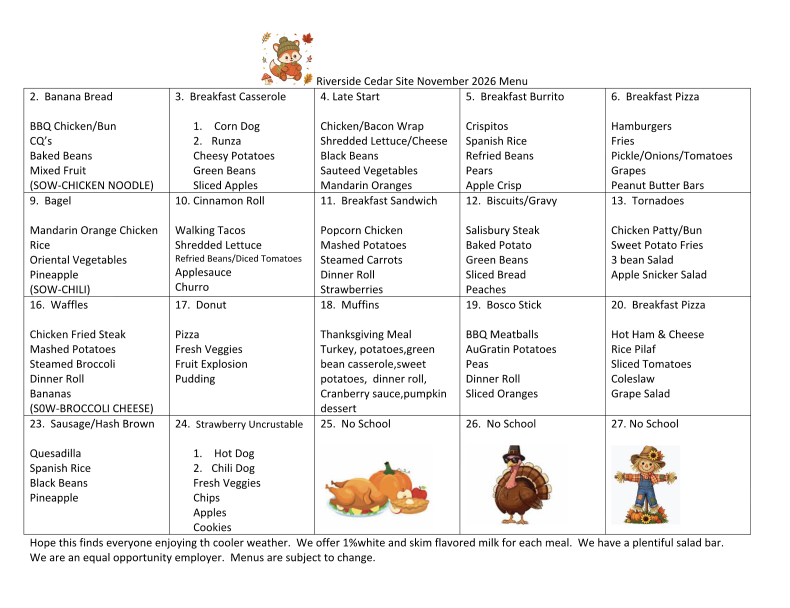
#> input picture menus/CR-Site-November-Menu.png, 2368 x 1822 px (shown at 1/3 size)
$ python -i lunch.py   (imports and definitions only)
#> lines starting #> are read from the running program, lines starting #| are printed output that depends on the picture; after the words box and inside, x2 and y2 are one past the last pixel; in counts of white or black regions, pixels touching at a corner belong together
#> further down, picture is the input picture: PIL image 2368x1822 RGBA; mean R, G, B, A 241.1, 240.1, 239.2, 255
"""Crop today's box out of the scanned Riverside monthly lunch menu PDF.

The menus are scanned images (no text layer), so instead of reading them we
find the calendar grid lines and cut out the box for the requested date.
"""
import calendar
import datetime as dt
import re
import shutil
import subprocess
from pathlib import Path

import numpy as np
from PIL import Image

MONTHS = {m.lower(): i for i, m in enumerate(calendar.month_name) if m}
DARK = 170          # pixel value below this counts as "ink"
RENDER_DPI = 150
MENU_EXT = {".pdf", ".png", ".jpg", ".jpeg"}


# [20 lines left out: functions _groups, _max_run, not called in this run]


def deskew(img):
    """Straighten a slightly crooked scan: try small rotations and keep the one
    where the table's horizontal lines line up best (sharpest row profile)."""
    gray = img.convert("L")
    best, best_angle = -1, 0.0
    for step in range(-60, 61):            # -1.5 .. +1.5 degrees
        a = step / 40
        ink = np.array(gray.rotate(a, resample=Image.NEAREST, fillcolor=255)) < 200
        prof = np.sort(ink.mean(axis=1))[-6:]   # the few strongest rows = grid lines
        score = float(prof.sum())
        if score > best:
            best, best_angle = score, a
#> this loop made 121 passes
#> (prof, score, best, best_angle) on passes 1, 11, 12, 13, 14, 15, 16, 17, 18, 19, 20: ([0.267, 0.267, 0.268, 0.271, 0.272, 0.274], 1.62, 1.62, -1.5), ([0.267, 0.267, 0.27, 0.271, 0.272, 0.274], 1.62, 1.62, -1.25), ([0.269, 0.269, 0.269, 0.271, 0.273, 0.276], 1.63, 1.63, -1.23), ([0.267, 0.269, 0.27, 0.271, 0.273, 0.277], 1.63, 1.63, -1.2), ([0.267, 0.27, 0.27, 0.274, 0.274, 0.278], 1.63, 1.63, -1.18), ([0.27, 0.27, 0.274, 0.274, 0.277, 0.28], 1.65, 1.65, -1.15), ([0.273, 0.274, 0.275, 0.275, 0.277, 0.281], 1.66, 1.66, -1.12), ([0.273, 0.275, 0.276, 0.281, 0.284, 0.286], 1.68, 1.68, -1.1), ([0.274, 0.276, 0.278, 0.286, 0.286, 0.288], 1.69, 1.69, -1.07), ([0.276, 0.279, 0.28, 0.285, 0.288, 0.291], 1.7, 1.7, -1.05), ([0.279, 0.28, 0.281, 0.287, 0.291, 0.295], 1.71, 1.71, -1.02)
#> (prof, score) on passes 2 to 7: ([0.265, 0.266, 0.269, 0.27, 0.27, 0.273], 1.61), ([0.266, 0.268, 0.268, 0.269, 0.27, 0.27], 1.61), ([0.264, 0.269, 0.269, 0.269, 0.27, 0.27], 1.61), ([0.264, 0.264, 0.268, 0.268, 0.269, 0.27], 1.6), ([0.262, 0.263, 0.263, 0.269, 0.27, 0.271], 1.6), ([0.262, 0.264, 0.264, 0.27, 0.271, 0.274], 1.6)
#> pass 1, in deskew, `ink = np.array(gray.rotate(a, resample=Image.NEAREST, fillcolor=255)) ..`:
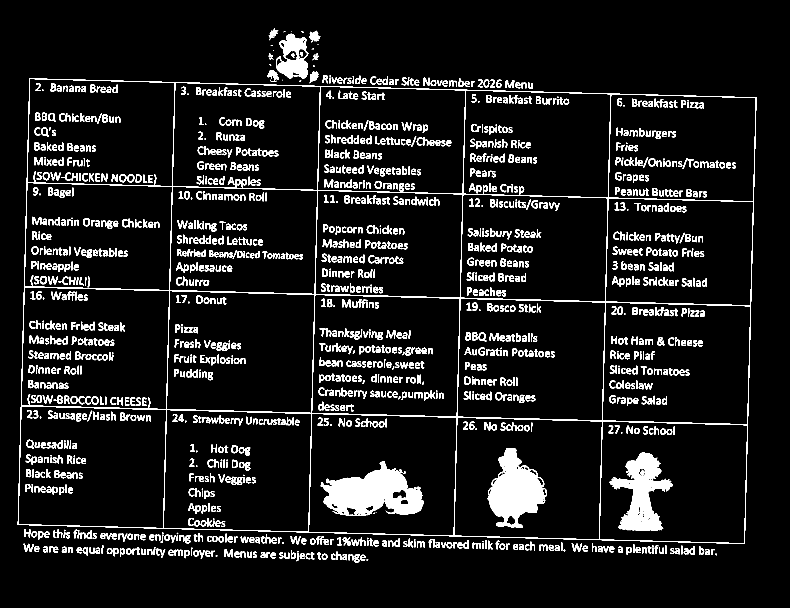
#> ink: shape (1822, 2368) bool (shown at 1/3 size); 8% white; 1636 white regions (131 under 20 px), largest, box (x1, y1, x2, y2) and area: (53, 235, 2270, 1632) 42119, (962, 1383, 1272, 1548) 28263, (1463, 1345, 1641, 1584) 23343
#> pass 2, in deskew, `ink = np.array(gray.rotate(a, resample=Image.NEAREST, fillcolor=255)) ..`:
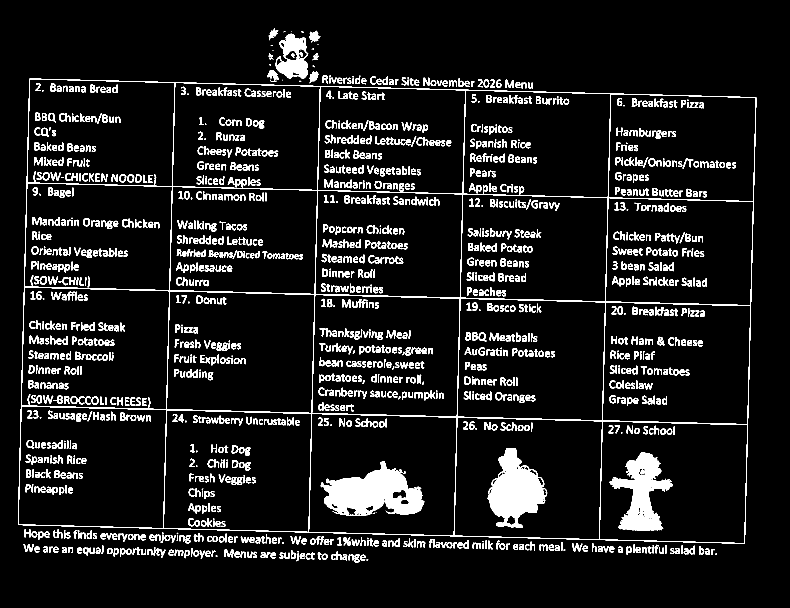
#> ink: shape (1822, 2368) bool (shown at 1/3 size); 8% white; 1634 white regions (130 under 20 px), largest, box (x1, y1, x2, y2) and area: (54, 236, 2269, 1631) 42125, (962, 1383, 1273, 1548) 28263, (1463, 1345, 1642, 1584) 23346
#> pass 3, in deskew, `ink = np.array(gray.rotate(a, resample=Image.NEAREST, fillcolor=255)) ..`:
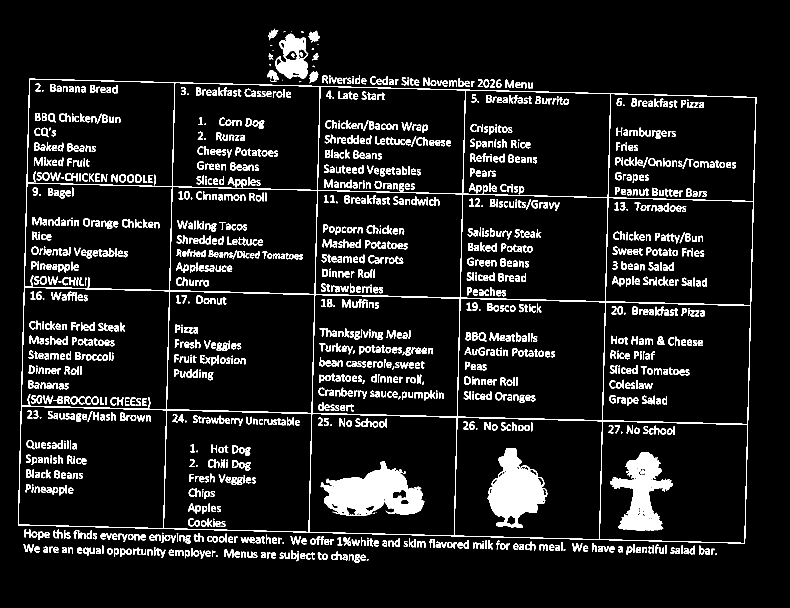
#> ink: shape (1822, 2368) bool (shown at 1/3 size); 8% white; 1634 white regions (131 under 20 px), largest, box (x1, y1, x2, y2) and area: (54, 236, 2269, 1631) 42125, (962, 1383, 1273, 1548) 28264, (1463, 1345, 1642, 1584) 23341
#> after the loop, best = 5.53; best_angle = -0.025
    if abs(best_angle) < 0.02:
        return img
    return img.rotate(best_angle, resample=Image.BICUBIC, fillcolor="white")


# [80 lines left out: functions find_grid, _cell_number, month_from_name, render, not called in this run]


class MenuMonth:
    """One rendered monthly menu, with a date -> cell box map."""

    # [105 lines left out: functions __init__, _map_cells, crop, find_menu_for, lunch_image, not called in this run]


# [10 lines not run here, left out]

>>> from PIL import Image
>>> picture = Image.open('../menus/CR-Site-November-Menu.png')
>>> result = deskew(picture)
